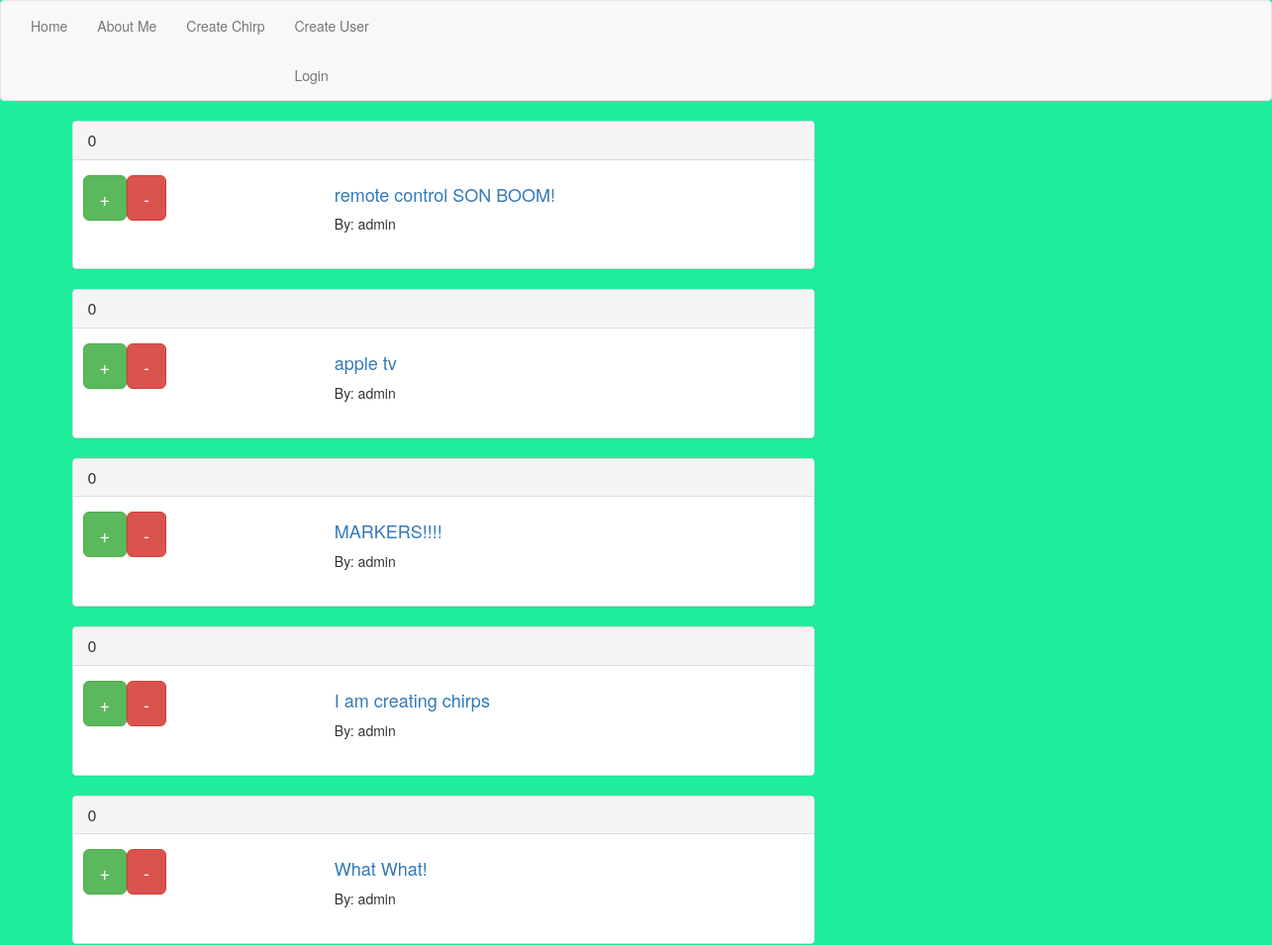
The app's page / (upper part), older data.
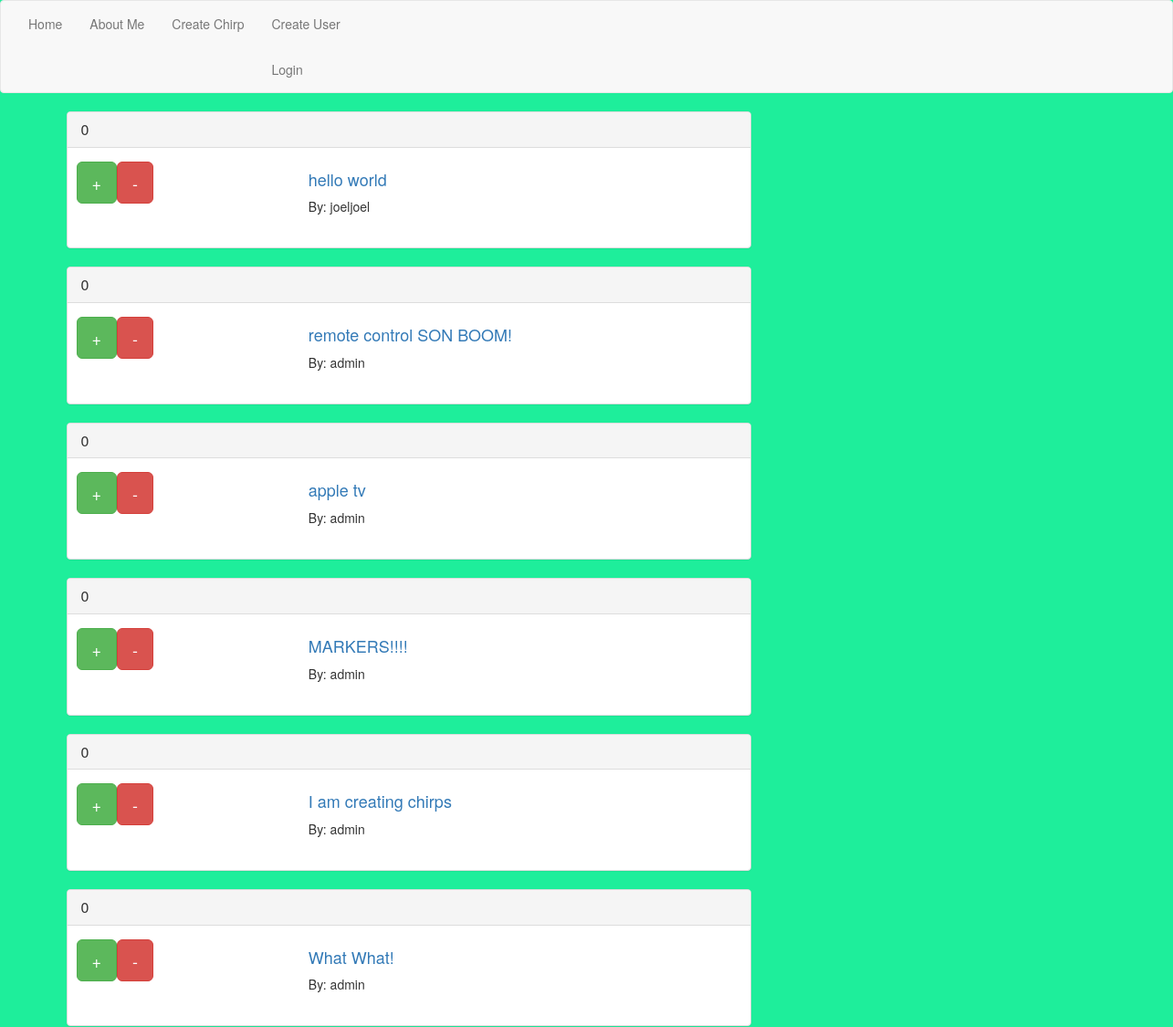
The same page, newer data.
### app/models.py (models this page shows, shortened)
class Chirp(models.Model):
    body = models.CharField(max_length=140)
    created = models.DateTimeField(auto_now_add=True)
    user = models.ForeignKey('auth.User')# for login
    @property
    def score(self):
        return sum([chirp_obj.score for chirp_obj in self.vote_set.all()])
    class Meta:
        ordering = ("-created", )

### app/views.py (the view)
# urls.py: url(r'^$', ChirpView.as_view(), name="chirp_view"),
class ChirpView(ListView):
    template_name = "chirps.html"
    model = Chirp

### templates/chirps.html (shortened to what this page needs)
{% extends "base.html" %}
{% block content %}
<div class="row">
  <div class="col-md-8">
    {% for chirp in object_list %}
    <div class="panel panel-default">
        <div class="panel-heading">
          <h3 class="panel-title">{{ chirp.score }}</h3>
        </div>
      <div class="panel-body">
        <div class="row">
          <div class="col-md-4">
            <div class="btn-toolbar" role="group">
              <form class="" action="{% url 'chirp_vote_view' chirp.id %}" method="post">
                  <input type="submit" name="name" value="+" class="btn btn-group btn-success btn-lg">
              </form>
              <form class="" action="{% url 'chirp_vote_view' chirp.id %}" method="post">
                <input type="submit" name="name" value="-" class="btn btn-group btn-danger btn-lg">
              </form>
            </div>
          </div>
          <div class="col-md-8">
            <h4><a href="{% url 'chirp_detail_view' chirp.id %}">{{ chirp.body }}</a></h4>
            <p>
              By: {{ chirp.user }}
            </p>
          </div>
        </div>
      </div>
    </div>
    {% endfor %}
      </div>
      <div class="col-md-4">
  </div>
</div>
{% endblock %}

Row changes from the older to the newer data that the page shows:
added Chirp: score "0", body "hello world", user "joeljoel"
